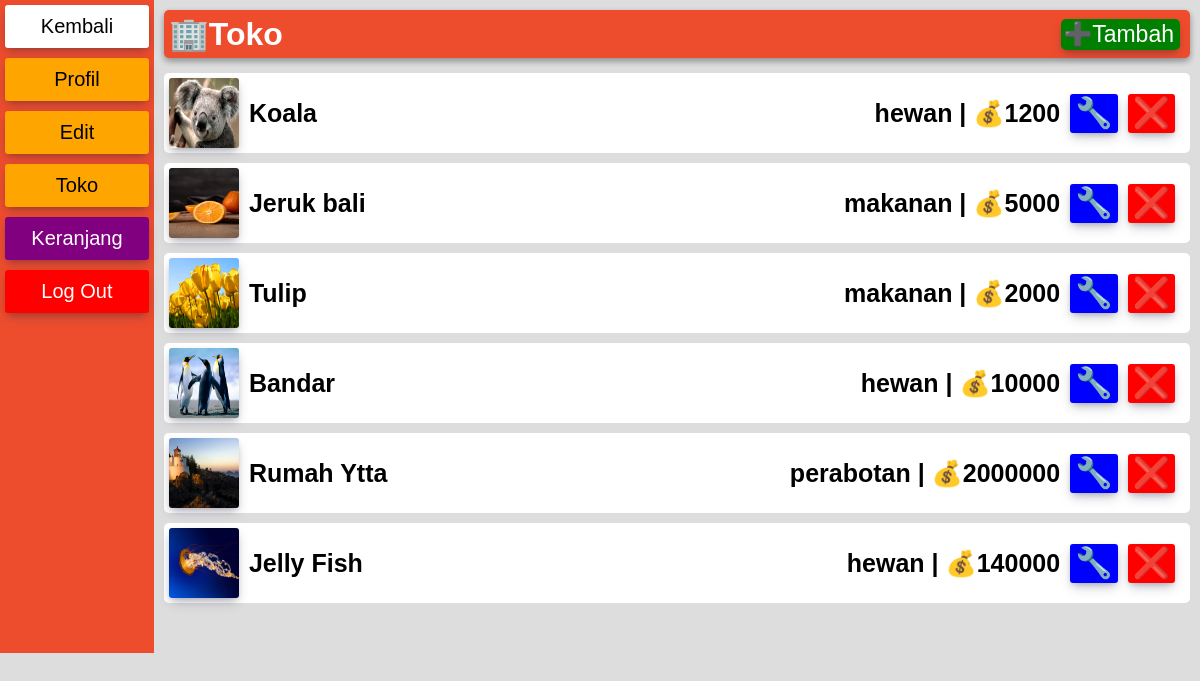
/profil.php (signed in), run on an earlier commit of the app's database.
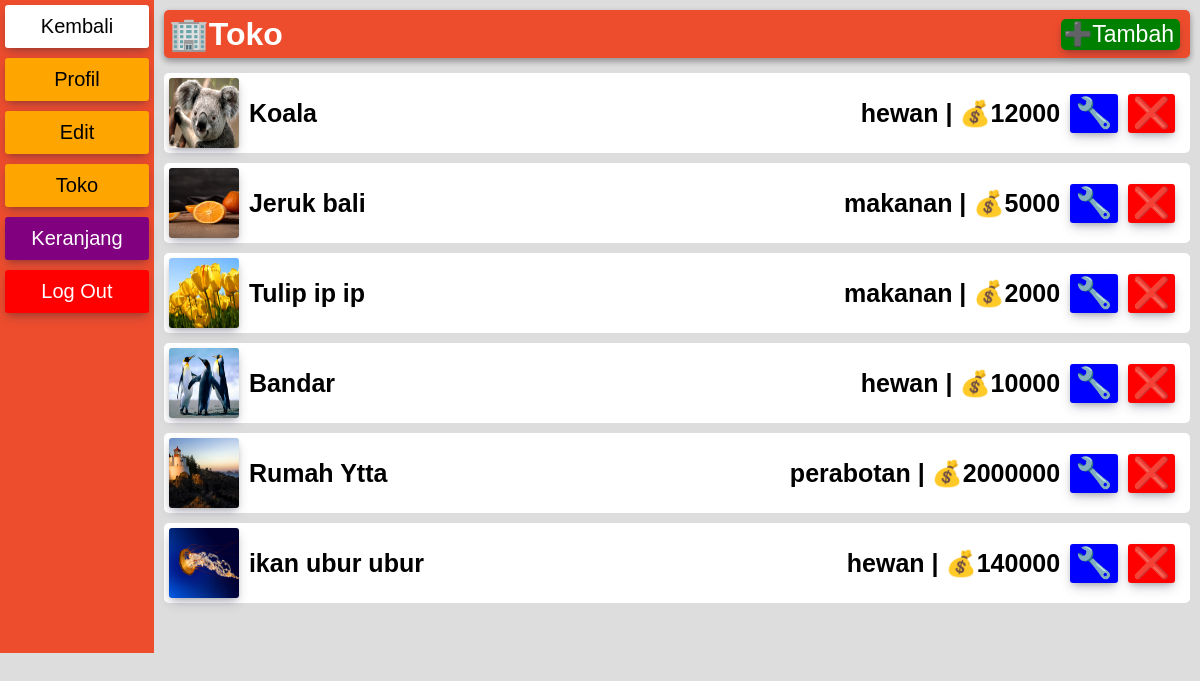
And on a later commit of the database.
### tables this page shows
CREATE TABLE `produk` (
  `id` int(11) NOT NULL,
  `produk` varchar(50) DEFAULT NULL,
  `keterangan` varchar(200) DEFAULT NULL,
  `harga` int(11) DEFAULT NULL,
  `img` varchar(50) DEFAULT NULL,
  `kategori` varchar(50) DEFAULT NULL
);

### fungsi.php (called while the page is built, shortened)
<?php
$conn = mysqli_connect('localhost','root','','shop');
function ambil($query){
    global $conn;
    $result = mysqli_query($conn,$query);
    $rows = [];
    while($row = mysqli_fetch_assoc($result) ){
        $rows[] = $row;
    }
    return $rows;
}
?>

### profil.php (the view, shortened to what this page needs)
<?php
require 'fungsi.php';
 $toko = true;
$produknya = ambil("SELECT * FROM produk");
?>
<!DOCTYPE html>
<html lang="en">
<head>
    <link rel="stylesheet" href="css/profil.css">
</head>
<body>
<div class="container">
    <div class="navbar">
        <form action="" method="POST">
        <ul>
            <li class="kembali"><a href="index.php">Kembali</a></li>
            <li><button name="utama" id="utama">Profil</button></li>
            <li><a>Edit</a></li>
            <li><button name="toko" id="toko">Toko</button></li>
            <li class="keranjang"><a href="keranjang.php">Keranjang</a></li>
            <li class="logout"><a href="logout.php">Log Out</a></li>
            <li class="none"></li>
        </ul>
        </form>
    </div>
    <div class="isi">
        <?php if($toko === true) : ?>
        <div class="toko">
             <div class="navbarToko">
                 <h1>🏢Toko</h1>
                 <a class="tambahToko" href="tambah.php">➕Tambah</a>
             </div>
             <ul>
                 <?php foreach($produknya as $produk) : ?>
                 <li>
                 <a href="#">
                    <div class="barangToko">
                        <div class="kiriToko">
                        <img class="gambarToko" src="img/<?= $produk["img"] ?>" alt="gambar">
                        <h1><?= $produk["produk"] ?></h1>
                        </div>
                        <div class="kananToko">
                            <h1 class="HargaToko"> <?= $produk["kategori"] ?> | 💰<?= $produk["harga"] ?></h1>
                            <a class="editToko" href="ganti.php?id=<?= $produk["id"] ?>">🔧</a>
                            <a class="hapusToko" href="delete.php?id=<?= $produk["id"] ?>" onclick="return confirm('Yakin')">❌</a>
                        </div>
                    </div>
                 </a>
                </li>
                <?php endforeach ; ?>
             </ul>
        </div>
        <?php endif ; ?>
    </div>
</div>
</body>
</html>

What changed in the data, as far as the page shows it:
changed produk "Koala": harga "1200" → "12000"
changed produk: produk "Tulip" → "Tulip ip ip"
changed produk: produk "Jelly Fish" → "ikan ubur ubur"
